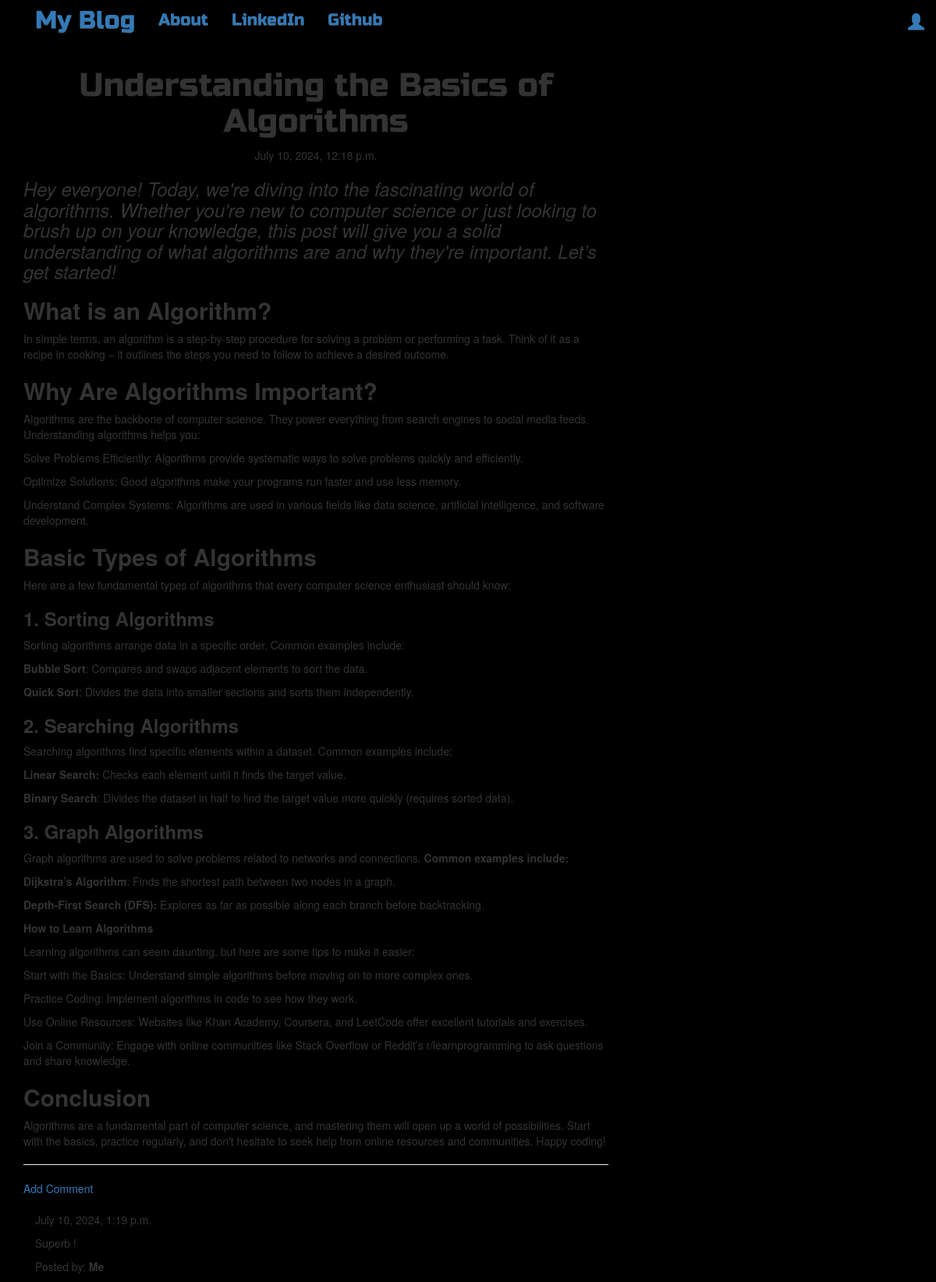
The app's page /post/17/postdetail with its own data.
### blog/models.py (models this page shows, shortened)
class Post(models.Model):
    author = models.ForeignKey('auth.User', on_delete=models.CASCADE)
    title = models.CharField(max_length=256)
    text = models.TextField()
    created_date = models.DateTimeField(default=timezone.now)
    published_date = models.DateTimeField(blank=True, null=True)

class Comment(models.Model):
    post = models.ForeignKey(Post, related_name='comments', on_delete=models.CASCADE)
    author = models.CharField(max_length=200)
    text = models.TextField()
    created_date = models.DateTimeField(default=timezone.now)
    approved_comment = models.BooleanField(default=False)

### blog/views.py (the view)
# urls.py: path('post/<int:pk>/postdetail', views.PostDetailView.as_view(), name='post_detail'),
class PostDetailView(DetailView):
    model = Post

### blog/templates/blog/post_detail.html (shortened to what this page needs)
{% extends 'blog/base.html' %}
{% block content %}
        <h1 class='posttitle loader'>{{ post.title }}</h1>
        {% if post.published_date %}
            <div class="date postdate">
                {{ post.published_date }}
            </div>
        {% else %}
            <a class="btn btn-default" href="{% url 'post_publish' pk=post.pk %}">Publish</a>
        {% endif %}
      <p class='postcontent' >{{ post.text|safe|linebreaksbr }}</p>
  <hr>
  <a href="{% url 'add_comment_to_post' pk=post.pk %}">Add Comment</a>
  <div class="container">
  {% for comment in post.comments.all %}
  <br>
      {% if user.is_authenticated or comment.approved_comment %}
              {{ comment.created_date }}
                <p>{{ comment.text|safe|linebreaks }}</p>
                 <p>Posted by: <strong>{{ comment.author }}</strong></p>
      {% endif %}
      {% empty %}
      <p>No comments posted.</p>
  {% endfor %}
</div>
{% endblock %}

### blog/templates/blog/base.html (shortened to what this page needs)
<!DOCTYPE html>
{% load static %}
<html lang="en">
<head>
    <link rel="stylesheet" href="https://maxcdn.bootstrapcdn.com/bootstrap/3.3.7/css/bootstrap.min.css">
    <link rel="stylesheet" href="https://maxcdn.bootstrapcdn.com/bootstrap/3.3.7/css/bootstrap-theme.min.css">
    <link rel="stylesheet" href="//cdn.jsdelivr.net/npm/medium-editor@latest/dist/css/medium-editor.min.css" type="text/css" media="screen" charset="utf-8">
    <link rel="stylesheet" href="{% static 'css/blog.css' %}">
</head>
<body class="loader">
    <nav class = 'navbar navar-default techfont custom-navbar'>
       <div class = 'container'>
        <ul class  = 'nav navbar-nav'>
            <li><a class="navrbar -brand bigbrand " href="{% url 'post_list' %}"> My Blog</a></li>
            <li><a href="{% url 'about' %}"> About</a></li>
            <li><a href="https://www.linkedin.com/in/shubham-jamdhade-75934221b?lipi=urn%3Ali%3Apage%3Ad_flagship3_profile_view_base_contact_details%3BCEfOFyxZTKKJRLguAS5AAA%3D%3D">LinkedIn</a></li>
            <li><a href="https://github.com/shubhamfresh1">Github</a></li>
        </ul>
        <ul class="nav navbar-nav navbar-right">
            {% if user.is_authenticated %}
            <li>
                <a href="{% url 'post_new' %}"> New Post</a>
            </li>
            <li>
                <a href="{% url 'post_draft_list' %}">Draft</a>
            </li>
            <li>
                <a href="{% url 'logout' %}">Logout</a>
            </li>
            <li>
                <a> Welcome: {{user.username}}</a>
            </li>
            {% else %}
                <li><a class='nav navbar-right' href="{% url 'login' %}"><span class="glyphicon glyphicon-user"></span></a></li>
            {% endif %}
        </ul>
       </div>
    </nav>
    <div class="content container">
            <div class="row">
                <div class="col-md-8">
                  <div class="blog_posts">
                    {% block content %}
                    {% endblock %}
                  </div>
                </div>
            </div>
        </div>
</body>
</html>

### blog/static/css/blog.css (style rules this page uses)
.techfont { font-family: 'Russo One',sans-serif; font-size: 1.5em; margin-bottom: 10px ; }
.bigbrand { font-size: 1.5em; }
.postdate { text-align: center; }
.posttitle { font-family: 'Russo one', sans-serif; font-size: 3em; text-align: center; }
.postcontent { font-family: 'Monserrat'; font-size: 1.5em; }
.loader { filter:hue-rotate(0deg); color:linear-gradient(45deg,#0f8,#08f); animation:hue 10000ms infinite linear; }
body { background-color: black; }

### records on screen
Post: title "Understanding the Basics of Algorithms", published_date "July 10, 2024, 12:18 p.m.", text "Hey everyone! Today, we're diving into the fascinating world of algorithms. Whether you're new to computer science or just looking to brush up on your knowledge, this post will give you a solid understanding of what algorithms are and why they're important. Let’s get started! What is an Algorithm? In simple terms, an algorithm is a step-by-step procedure for solving a problem or performing a task. Think of it as a recipe in cooking – it outlines the steps you need to follow to achieve a desired outcome. Why Are Algorithms Important? Algorithms are the backbone of computer science. They power everything from search engines to social media feeds. Understanding algorithms helps you: Solve…"
Comment: created_date "July 10, 2024, 1:19 p.m.", text "Superb !", author "Me"
